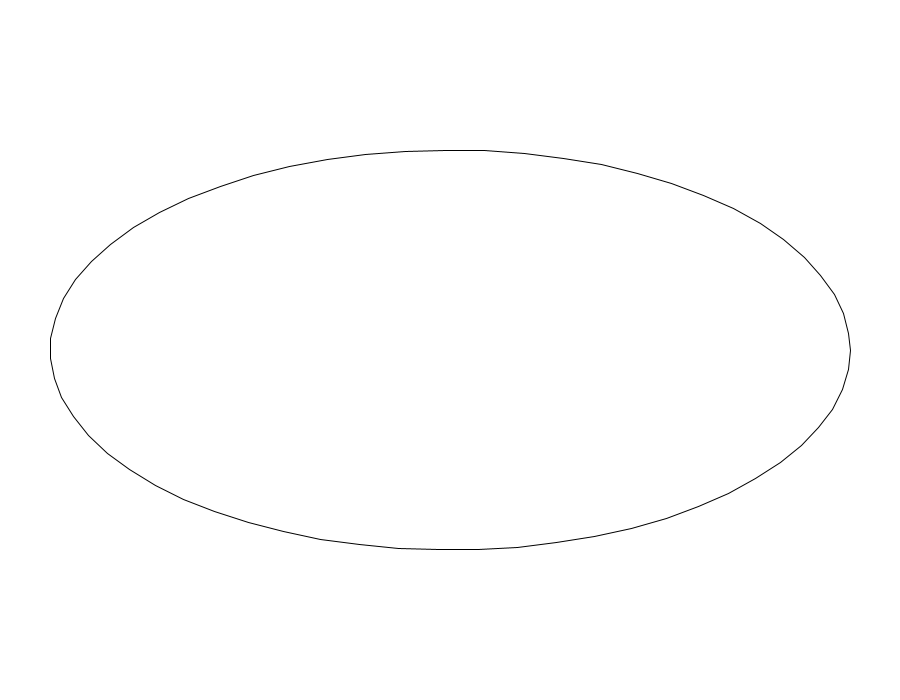
Frame 1 (no input)
Frame 2 (the mouse pressed at the canvas centre, redrawn once): identical to frame 1, image omitted

The Processing sketch that drew this single still picture (run headless with seeded random() and noise(); the mouse was pressed at the canvas centre and the sketch redrawn once):

// Processing sketch: sketch_0512
// ── sketch_0512.pde
void setup() {
  size(900, 700);
  noFill();
  noLoop();
}

void draw() {
  background(255);
  translate(width / 2, height / 2);
  
  float rx = 400;
  float ry = 200;

  beginShape();
  for (float i = 0; i < PI * 2; i += 0.1) {
    float x = cos(i) * rx;
    float y = sin(i) * ry;
    vertex(x, y);
  }
  endShape(CLOSE);
}
